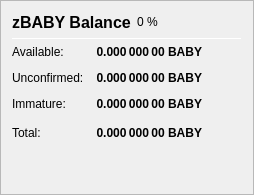
                   <widget class="QFrame" name="frame_ZerocoinBalances">
                    <property name="frameShape">
                     <enum>QFrame::StyledPanel</enum>
                    </property>
                    <property name="frameShadow">
                     <enum>QFrame::Raised</enum>
                    </property>
                    <layout class="QVBoxLayout" name="verticalLayout_7">
                     <item>
                      <layout class="QHBoxLayout" name="horizontalLayout_8" stretch="0,0,0">
                       <item>
                        <widget class="QLabel" name="label_5z_3">
                         <property name="minimumSize">
                          <size>
                           <width>0</width>
                           <height>20</height>
                          </size>
                         </property>
                         <property name="font">
                          <font>
                           <pointsize>12</pointsize>
                           <weight>75</weight>
                           <bold>true</bold>
                          </font>
                         </property>
                         <property name="text">
                          <string>zBABY Balance</string>
                         </property>
                        </widget>
                       </item>
                       <item>
                        <widget class="QLabel" name="labelzBABYPercent">
                         <property name="text">
                          <string notr="true">0 %</string>
                         </property>
                        </widget>
                       </item>
                       <item>
                        <spacer name="horizontalSpacer_11">
                         <property name="orientation">
                          <enum>Qt::Horizontal</enum>
                         </property>
                         <property name="sizeHint" stdset="0">
                          <size>
                           <width>40</width>
                           <height>20</height>
                          </size>
                         </property>
                        </spacer>
                       </item>
                      </layout>
                     </item>
                     <item>
                      <widget class="Line" name="line_ZerocoinBalance">
                       <property name="minimumSize">
                        <size>
                         <width>0</width>
                         <height>1</height>
                        </size>
                       </property>
                       <property name="maximumSize">
                        <size>
                         <width>16777215</width>
                         <height>1</height>
                        </size>
                       </property>
                       <property name="orientation">
                        <enum>Qt::Horizontal</enum>
                       </property>
                      </widget>
                     </item>
                     <item>
                      <layout class="QGridLayout" name="gridLayout_5">
                       <property name="spacing">
                        <number>12</number>
                       </property>
                       <item row="1" column="0">
                        <widget class="QLabel" name="labelzBalanceMatureText">
                         <property name="toolTip">
                          <string>Mature: more than 20 confirmation and more than 1 mint of the same denomination after it was minted.
These zBABY are spendable.</string>
                         </property>
                         <property name="text">
                          <string>Available:</string>
                         </property>
                        </widget>
                       </item>
                       <item row="1" column="1">
                        <widget class="QLabel" name="labelzBalanceMature">
                         <property name="font">
                          <font>
                           <weight>75</weight>
                           <bold>true</bold>
                          </font>
                         </property>
                         <property name="toolTip">
                          <string>Mature: more than 20 confirmation and more than 1 mint of the same denomination after it was minted.
These zBABY are spendable.</string>
                         </property>
                         <property name="text">
                          <string notr="true">0.000 000 00 BABY</string>
                         </property>
                         <property name="alignment">
                          <set>Qt::AlignRight|Qt::AlignTrailing|Qt::AlignVCenter</set>
                         </property>
                        </widget>
                       </item>
                       <item row="2" column="0">
                        <widget class="QLabel" name="labelzBalanceUnconfirmedText">
                         <property name="toolTip">
                          <string>Unconfirmed: less than 20 confirmations
Immature: confirmed, but less than 1 mint of the same denomination after it was minted</string>
                         </property>
                         <property name="text">
                          <string>Unconfirmed:</string>
                         </property>
                        </widget>
                       </item>
                       <item row="2" column="1">
                        <widget class="QLabel" name="labelzBalanceUnconfirmed">
                         <property name="font">
                          <font>
                           <weight>75</weight>
                           <bold>true</bold>
                          </font>
                         </property>
                         <property name="toolTip">
                          <string>Unconfirmed: less than 20 confirmations
Immature: confirmed, but less than 1 mint of the same denomination after it was minted</string>
                         </property>
                         <property name="text">
                          <string notr="true">0.000 000 00 BABY</string>
                         </property>
                         <property name="alignment">
                          <set>Qt::AlignRight|Qt::AlignTrailing|Qt::AlignVCenter</set>
                         </property>
                        </widget>
                       </item>
                       <item row="3" column="0">
                        <widget class="QLabel" name="labelzBalanceImmatureText">
                         <property name="toolTip">
                          <string>Unconfirmed: less than 20 confirmations
Immature: confirmed, but less than 1 mint of the same denomination after it was minted</string>
                         </property>
                         <property name="text">
                          <string>Immature:</string>
                         </property>
                        </widget>
                       </item>
                       <item row="3" column="1">
                        <widget class="QLabel" name="labelzBalanceImmature">
                         <property name="font">
                          <font>
                           <weight>75</weight>
                           <bold>true</bold>
                          </font>
                         </property>
                         <property name="toolTip">
                          <string>Unconfirmed: less than 20 confirmations
Immature: confirmed, but less than 1 mint of the same denomination after it was minted</string>
                         </property>
                         <property name="text">
                          <string notr="true">0.000 000 00 BABY</string>
                         </property>
                         <property name="alignment">
                          <set>Qt::AlignRight|Qt::AlignTrailing|Qt::AlignVCenter</set>
                         </property>
                        </widget>
                       </item>
                       <item row="4" column="0">
                        <widget class="QLabel" name="labelzBalanceText">
                         <property name="toolTip">
                          <string>Your current zBABY balance, unconfirmed and immature zBABY included.</string>
                         </property>
                         <property name="text">
                          <string>Total:</string>
                         </property>
                        </widget>
                       </item>
                       <item row="4" column="1">
                        <widget class="QLabel" name="labelzBalance">
                         <property name="font">
                          <font>
                           <weight>75</weight>
                           <bold>true</bold>
                          </font>
                         </property>
                         <property name="cursor">
                          <cursorShape>IBeamCursor</cursorShape>
                         </property>
                         <property name="toolTip">
                          <string>Your current zBABY balance, unconfirmed and immature zBABY included.</string>
                         </property>
                         <property name="text">
                          <string notr="true">0.000 000 00 BABY</string>
                         </property>
                         <property name="alignment">
                          <set>Qt::AlignRight|Qt::AlignTrailing|Qt::AlignVCenter</set>
                         </property>
                         <property name="textInteractionFlags">
                          <set>Qt::LinksAccessibleByMouse|Qt::TextSelectableByKeyboard|Qt::TextSelectableByMouse</set>
                         </property>
                        </widget>
                       </item>
                       <item row="4" column="2">
                        <spacer name="horizontalSpacer_4">
                         <property name="orientation">
                          <enum>Qt::Horizontal</enum>
                         </property>
                         <property name="sizeHint" stdset="0">
                          <size>
                           <width>40</width>
                           <height>20</height>
                          </size>
                         </property>
                        </spacer>
                       </item>
                      </layout>
                     </item>
                     <item>
                      <spacer name="verticalSpacer_4">
                       <property name="orientation">
                        <enum>Qt::Vertical</enum>
                       </property>
                       <property name="sizeHint" stdset="0">
                        <size>
                         <width>20</width>
                         <height>40</height>
                        </size>
                       </property>
                      </spacer>
                     </item>
                    </layout>
                   </widget>
